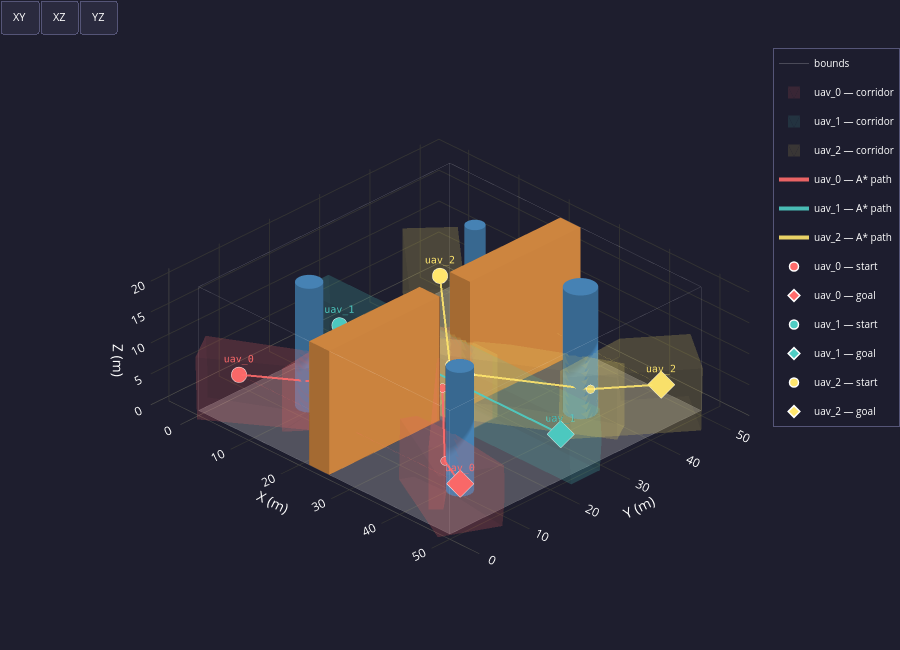

Write notebook code for a chart like this one.
### Code cell
# ── Cell 3 — Safe Corridor Extraction ────────────────────────────────────────
from safe_corridor import extract_corridors, CorridorResult
import logging
logging.getLogger("safe_corridor").setLevel(logging.WARNING)

BOX_HE = planner_cfg.box_half_extents   # loaded from planner.yaml

print(f"Extracting safe corridors  "
      f"(seed box: {BOX_HE[0]} × {BOX_HE[1]} × {BOX_HE[2]} m)")

try:
    corridors = extract_corridors(env, paths, box_half_extents=BOX_HE)
    for cr in corridors:
        n     = len(cr.A_list)
        avg_c = (sum(cr.A_list[i].shape[0] for i in range(n)) / n) if n else 0
        print(f"  ✓  {cr.uav_id:<10}  {n} corridor{'s' if n != 1 else ' '}  "
              f"({avg_c:.0f} constraints/corridor avg)")
except RuntimeError as exc:
    print(f"  ✗  FAILED — {exc}")
    raise

# ── Visualisation — environment + paths + safe corridors ─────────────────────
plot_environment_3d(env, fleet=fleet, paths=paths, corridors=corridors)

### Figure 1 — Plotly figure (JSON) as saved in the notebook; plotly's stock layout.template omitted (floating-point values rounded to 4 significant figures; data arrays with more than 128 entries replaced by an {"elided": "..."} marker saying what was removed)
{"data": [{"color": "#EFEFEF", "flatshading": true, "hoverinfo": "skip", "i": [0, 0], "j": [1, 2], "k": [2, 3], "name": "floor", "opacity": 0.25, "showscale": false, "type": "mesh3d", "x": [0, 50, 50, 0], "y": [0, 0, 50, 50], "z": [0, 0, 0, 0]}, {"hoverinfo": "skip", "line": {"color": "white", "width": 1}, "mode": "lines", "name": "bounds", "opacity": 0.2, "type": "scatter3d", "x": [0, 50, null, 50, 50, null, 50, 0, null, 0, 0, null, 0, 50, null, 50, 50, null, 50, 0, null, 0, 0, null, 0, 0, null, 50, 50, null, 50, 50, null, 0, 0, null], "y": [0, 0, null, 0, 50, null, 50, 50, null, 50, 0, null, 0, 0, null, 0, 50, null, 50, 50, null, 50, 0, null, 0, 0, null, 0, 0, null, 50, 50, null, 50, 50, null], "z": [0, 0, null, 0, 0, null, 0, 0, null, 0, 0, null, 20, 20, null, 20, 20, null, 20, 20, null, 20, 20, null, 0, 20, null, 0, 20, null, 0, 20, null, 0, 20, null]}, {"color": "#4682B4", "flatshading": false, "hoverinfo": "skip", "i": {"elided": "160 int values"}, "j": {"elided": "160 int values"}, "k": {"elided": "160 int values"}, "name": "cyl_0", "opacity": 1, "showscale": false, "type": "mesh3d", "x": [12.0, 11.98, 11.9, 11.78, 11.62, 11.41, 11.18, 10.91, 10.62, 10.31, 10.0, 9.687, 9.382, 9.092, 8.824, 8.586, 8.382, 8.218, 8.098, 8.025, 8.0, 8.025, 8.098, 8.218, 8.382, 8.586, 8.824, 9.092, 9.382, 9.687, 10.0, 10.31, 10.62, 10.91, 11.18, 11.41, 11.62, 11.78, 11.9, 11.98, 12.0, 11.98, 11.9, 11.78, 11.62, 11.41, 11.18, 10.91, 10.62, 10.31, 10.0, 9.687, 9.382, 9.092, 8.824, 8.586, 8.382, 8.218, 8.098, 8.025, 8.0, 8.025, 8.098, 8.218, 8.382, 8.586, 8.824, 9.092, 9.382, 9.687, 10.0, 10.31, 10.62, 10.91, 11.18, 11.41, 11.62, 11.78, 11.9, 11.98, 10.0, 10.0], "y": [12.0, 12.31, 12.62, 12.91, 13.18, 13.41, 13.62, 13.78, 13.9, 13.98, 14.0, 13.98, 13.9, 13.78, 13.62, 13.41, 13.18, 12.91, 12.62, 12.31, 12.0, 11.69, 11.38, 11.09, 10.82, 10.59, 10.38, 10.22, 10.1, 10.02, 10.0, 10.02, 10.1, 10.22, 10.38, 10.59, 10.82, 11.09, 11.38, 11.69, 12.0, 12.31, 12.62, 12.91, 13.18, 13.41, 13.62, 13.78, 13.9, 13.98, 14.0, 13.98, 13.9, 13.78, 13.62, 13.41, 13.18, 12.91, 12.62, 12.31, 12.0, 11.69, 11.38, 11.09, 10.82, 10.59, 10.38, 10.22, 10.1, 10.02, 10.0, 10.02, 10.1, 10.22, 10.38, 10.59, 10.82, 11.09, 11.38, 11.69, 12.0, 12.0], "z": [0.0, 0.0, 0.0, 0.0, 0.0, 0.0, 0.0, 0.0, 0.0, 0.0, 0.0, 0.0, 0.0, 0.0, 0.0, 0.0, 0.0, 0.0, 0.0, 0.0, 0.0, 0.0, 0.0, 0.0, 0.0, 0.0, 0.0, 0.0, 0.0, 0.0, 0.0, 0.0, 0.0, 0.0, 0.0, 0.0, 0.0, 0.0, 0.0, 0.0, 20.0, 20.0, 20.0, 20.0, 20.0, 20.0, 20.0, 20.0, 20.0, 20.0, 20.0, 20.0, 20.0, 20.0, 20.0, 20.0, 20.0, 20.0, 20.0, 20.0, 20.0, 20.0, 20.0, 20.0, 20.0, 20.0, 20.0, 20.0, 20.0, 20.0, 20.0, 20.0, 20.0, 20.0, 20.0, 20.0, 20.0, 20.0, 20.0, 20.0, 0.0, 20.0]}, {"color": "#4682B4", "flatshading": false, "hoverinfo": "skip", "i": {"elided": "160 int values"}, "j": {"elided": "160 int values"}, "k": {"elided": "160 int values"}, "name": "cyl_1", "opacity": 1, "showscale": false, "type": "mesh3d", "x": [40.5, 40.47, 40.38, 40.23, 40.02, 39.77, 39.47, 39.13, 38.77, 38.39, 38.0, 37.61, 37.23, 36.87, 36.53, 36.23, 35.98, 35.77, 35.62, 35.53, 35.5, 35.53, 35.62, 35.77, 35.98, 36.23, 36.53, 36.87, 37.23, 37.61, 38.0, 38.39, 38.77, 39.13, 39.47, 39.77, 40.02, 40.23, 40.38, 40.47, 40.5, 40.47, 40.38, 40.23, 40.02, 39.77, 39.47, 39.13, 38.77, 38.39, 38.0, 37.61, 37.23, 36.87, 36.53, 36.23, 35.98, 35.77, 35.62, 35.53, 35.5, 35.53, 35.62, 35.77, 35.98, 36.23, 36.53, 36.87, 37.23, 37.61, 38.0, 38.39, 38.77, 39.13, 39.47, 39.77, 40.02, 40.23, 40.38, 40.47, 38.0, 38.0], "y": [38.0, 38.39, 38.77, 39.13, 39.47, 39.77, 40.02, 40.23, 40.38, 40.47, 40.5, 40.47, 40.38, 40.23, 40.02, 39.77, 39.47, 39.13, 38.77, 38.39, 38.0, 37.61, 37.23, 36.87, 36.53, 36.23, 35.98, 35.77, 35.62, 35.53, 35.5, 35.53, 35.62, 35.77, 35.98, 36.23, 36.53, 36.87, 37.23, 37.61, 38.0, 38.39, 38.77, 39.13, 39.47, 39.77, 40.02, 40.23, 40.38, 40.47, 40.5, 40.47, 40.38, 40.23, 40.02, 39.77, 39.47, 39.13, 38.77, 38.39, 38.0, 37.61, 37.23, 36.87, 36.53, 36.23, 35.98, 35.77, 35.62, 35.53, 35.5, 35.53, 35.62, 35.77, 35.98, 36.23, 36.53, 36.87, 37.23, 37.61, 38.0, 38.0], "z": [0.0, 0.0, 0.0, 0.0, 0.0, 0.0, 0.0, 0.0, 0.0, 0.0, 0.0, 0.0, 0.0, 0.0, 0.0, 0.0, 0.0, 0.0, 0.0, 0.0, 0.0, 0.0, 0.0, 0.0, 0.0, 0.0, 0.0, 0.0, 0.0, 0.0, 0.0, 0.0, 0.0, 0.0, 0.0, 0.0, 0.0, 0.0, 0.0, 0.0, 20.0, 20.0, 20.0, 20.0, 20.0, 20.0, 20.0, 20.0, 20.0, 20.0, 20.0, 20.0, 20.0, 20.0, 20.0, 20.0, 20.0, 20.0, 20.0, 20.0, 20.0, 20.0, 20.0, 20.0, 20.0, 20.0, 20.0, 20.0, 20.0, 20.0, 20.0, 20.0, 20.0, 20.0, 20.0, 20.0, 20.0, 20.0, 20.0, 20.0, 0.0, 20.0]}, {"color": "#4682B4", "flatshading": false, "hoverinfo": "skip", "i": {"elided": "160 int values"}, "j": {"elided": "160 int values"}, "k": {"elided": "160 int values"}, "name": "cyl_2", "opacity": 1, "showscale": false, "type": "mesh3d", "x": [16.5, 16.48, 16.43, 16.34, 16.21, 16.06, 15.88, 15.68, 15.46, 15.23, 15.0, 14.77, 14.54, 14.32, 14.12, 13.94, 13.79, 13.66, 13.57, 13.52, 13.5, 13.52, 13.57, 13.66, 13.79, 13.94, 14.12, 14.32, 14.54, 14.77, 15.0, 15.23, 15.46, 15.68, 15.88, 16.06, 16.21, 16.34, 16.43, 16.48, 16.5, 16.48, 16.43, 16.34, 16.21, 16.06, 15.88, 15.68, 15.46, 15.23, 15.0, 14.77, 14.54, 14.32, 14.12, 13.94, 13.79, 13.66, 13.57, 13.52, 13.5, 13.52, 13.57, 13.66, 13.79, 13.94, 14.12, 14.32, 14.54, 14.77, 15.0, 15.23, 15.46, 15.68, 15.88, 16.06, 16.21, 16.34, 16.43, 16.48, 15.0, 15.0], "y": [40.0, 40.23, 40.46, 40.68, 40.88, 41.06, 41.21, 41.34, 41.43, 41.48, 41.5, 41.48, 41.43, 41.34, 41.21, 41.06, 40.88, 40.68, 40.46, 40.23, 40.0, 39.77, 39.54, 39.32, 39.12, 38.94, 38.79, 38.66, 38.57, 38.52, 38.5, 38.52, 38.57, 38.66, 38.79, 38.94, 39.12, 39.32, 39.54, 39.77, 40.0, 40.23, 40.46, 40.68, 40.88, 41.06, 41.21, 41.34, 41.43, 41.48, 41.5, 41.48, 41.43, 41.34, 41.21, 41.06, 40.88, 40.68, 40.46, 40.23, 40.0, 39.77, 39.54, 39.32, 39.12, 38.94, 38.79, 38.66, 38.57, 38.52, 38.5, 38.52, 38.57, 38.66, 38.79, 38.94, 39.12, 39.32, 39.54, 39.77, 40.0, 40.0], "z": [0.0, 0.0, 0.0, 0.0, 0.0, 0.0, 0.0, 0.0, 0.0, 0.0, 0.0, 0.0, 0.0, 0.0, 0.0, 0.0, 0.0, 0.0, 0.0, 0.0, 0.0, 0.0, 0.0, 0.0, 0.0, 0.0, 0.0, 0.0, 0.0, 0.0, 0.0, 0.0, 0.0, 0.0, 0.0, 0.0, 0.0, 0.0, 0.0, 0.0, 20.0, 20.0, 20.0, 20.0, 20.0, 20.0, 20.0, 20.0, 20.0, 20.0, 20.0, 20.0, 20.0, 20.0, 20.0, 20.0, 20.0, 20.0, 20.0, 20.0, 20.0, 20.0, 20.0, 20.0, 20.0, 20.0, 20.0, 20.0, 20.0, 20.0, 20.0, 20.0, 20.0, 20.0, 20.0, 20.0, 20.0, 20.0, 20.0, 20.0, 0.0, 20.0]}, {"color": "#4682B4", "flatshading": false, "hoverinfo": "skip", "i": {"elided": "160 int values"}, "j": {"elided": "160 int values"}, "k": {"elided": "160 int values"}, "name": "cyl_3", "opacity": 1, "showscale": false, "type": "mesh3d", "x": [44.0, 43.98, 43.9, 43.78, 43.62, 43.41, 43.18, 42.91, 42.62, 42.31, 42.0, 41.69, 41.38, 41.09, 40.82, 40.59, 40.38, 40.22, 40.1, 40.02, 40.0, 40.02, 40.1, 40.22, 40.38, 40.59, 40.82, 41.09, 41.38, 41.69, 42.0, 42.31, 42.62, 42.91, 43.18, 43.41, 43.62, 43.78, 43.9, 43.98, 44.0, 43.98, 43.9, 43.78, 43.62, 43.41, 43.18, 42.91, 42.62, 42.31, 42.0, 41.69, 41.38, 41.09, 40.82, 40.59, 40.38, 40.22, 40.1, 40.02, 40.0, 40.02, 40.1, 40.22, 40.38, 40.59, 40.82, 41.09, 41.38, 41.69, 42.0, 42.31, 42.62, 42.91, 43.18, 43.41, 43.62, 43.78, 43.9, 43.98, 42.0, 42.0], "y": [10.0, 10.31, 10.62, 10.91, 11.18, 11.41, 11.62, 11.78, 11.9, 11.98, 12.0, 11.98, 11.9, 11.78, 11.62, 11.41, 11.18, 10.91, 10.62, 10.31, 10.0, 9.687, 9.382, 9.092, 8.824, 8.586, 8.382, 8.218, 8.098, 8.025, 8.0, 8.025, 8.098, 8.218, 8.382, 8.586, 8.824, 9.092, 9.382, 9.687, 10.0, 10.31, 10.62, 10.91, 11.18, 11.41, 11.62, 11.78, 11.9, 11.98, 12.0, 11.98, 11.9, 11.78, 11.62, 11.41, 11.18, 10.91, 10.62, 10.31, 10.0, 9.687, 9.382, 9.092, 8.824, 8.586, 8.382, 8.218, 8.098, 8.025, 8.0, 8.025, 8.098, 8.218, 8.382, 8.586, 8.824, 9.092, 9.382, 9.687, 10.0, 10.0], "z": [0.0, 0.0, 0.0, 0.0, 0.0, 0.0, 0.0, 0.0, 0.0, 0.0, 0.0, 0.0, 0.0, 0.0, 0.0, 0.0, 0.0, 0.0, 0.0, 0.0, 0.0, 0.0, 0.0, 0.0, 0.0, 0.0, 0.0, 0.0, 0.0, 0.0, 0.0, 0.0, 0.0, 0.0, 0.0, 0.0, 0.0, 0.0, 0.0, 0.0, 20.0, 20.0, 20.0, 20.0, 20.0, 20.0, 20.0, 20.0, 20.0, 20.0, 20.0, 20.0, 20.0, 20.0, 20.0, 20.0, 20.0, 20.0, 20.0, 20.0, 20.0, 20.0, 20.0, 20.0, 20.0, 20.0, 20.0, 20.0, 20.0, 20.0, 20.0, 20.0, 20.0, 20.0, 20.0, 20.0, 20.0, 20.0, 20.0, 20.0, 0.0, 20.0]}, {"color": "#CD853F", "flatshading": true, "hoverinfo": "skip", "i": [7, 0, 0, 0, 4, 4, 6, 6, 4, 0, 3, 2], "j": [3, 4, 1, 2, 5, 6, 5, 2, 0, 1, 6, 3], "k": [0, 7, 2, 7, 6, 7, 1, 1, 5, 5, 7, 6], "name": "passage_wall_south", "opacity": 1, "showscale": false, "type": "mesh3d", "x": [22, 26, 26, 22, 22, 26, 26, 22], "y": [0, 0, 22, 22, 0, 0, 22, 22], "z": [0, 0, 0, 0, 20, 20, 20, 20]}, {"color": "#CD853F", "flatshading": true, "hoverinfo": "skip", "i": [7, 0, 0, 0, 4, 4, 6, 6, 4, 0, 3, 2], "j": [3, 4, 1, 2, 5, 6, 5, 2, 0, 1, 6, 3], "k": [0, 7, 2, 7, 6, 7, 1, 1, 5, 5, 7, 6], "name": "passage_wall_north", "opacity": 1, "showscale": false, "type": "mesh3d", "x": [22, 26, 26, 22, 22, 26, 26, 22], "y": [28, 28, 50, 50, 28, 28, 50, 50], "z": [0, 0, 0, 0, 20, 20, 20, 20]}, {"color": "#FF6B6B", "flatshading": true, "hoverinfo": "skip", "i": [4, 4, 4, 4, 6, 6, 6, 6, 6, 9, 9, 9, 9, 9, 9, 9], "j": [2, 2, 0, 0, 4, 7, 4, 0, 0, 2, 0, 0, 6, 6, 2, 7], "k": [1, 5, 1, 3, 5, 5, 3, 8, 3, 1, 8, 1, 7, 8, 5, 5], "legendgroup": "uav_0_corridor", "name": "uav_0 — corridor", "opacity": 0.12, "showlegend": true, "showscale": false, "type": "mesh3d", "x": [-2.048, 1.297, 1.492, 16.8, 19.04, 19.23, 16.65, 17.06, -2.238, -1.927], "y": [3.435, -1.946, -1.825, 12.68, 9.082, 9.203, 13.13, 12.7, 4.005, 3.674], "z": [9.884, 9.884, -0.1134, 10.36, 10.36, 0.3661, 5.521, 0.3661, 3.81, -0.1134]}, {"color": "#FF6B6B", "flatshading": true, "hoverinfo": "skip", "i": [8, 8, 11, 11, 13, 13, 9, 9, 9, 9, 14, 14, 14, 14, 14, 14, 14, 14, 5, 5, 5, 5, 5, 5, 5, 5, 5, 5], "j": [0, 0, 1, 0, 11, 11, 7, 3, 7, 8, 11, 0, 7, 7, 11, 4, 13, 13, 8, 1, 9, 13, 13, 9, 4, 3, 14, 14], "k": [6, 1, 10, 1, 15, 10, 2, 2, 6, 6, 15, 6, 2, 6, 0, 2, 12, 15, 1, 10, 3, 10, 12, 8, 2, 2, 4, 12], "legendgroup": "uav_0_corridor", "name": "uav_0 — corridor", "opacity": 0.12, "showlegend": false, "showscale": false, "type": "mesh3d", "x": [12.03, 12.03, 22.27, 22.27, 21.97, 21.97, 21.08, 21.33, 21.08, 21.33, 11.73, 11.73, 12.92, 12.67, 12.92, 12.67], "y": [18.33, 18.33, 21.11, 21.11, 14.67, 14.67, 29.29, 29.08, 29.29, 29.08, 11.89, 11.89, 3.711, 3.92, 3.711, 3.92], "z": [0.25, 10.25, 0.25, 10.25, 0.25, 10.25, 0.25, 0.25, 10.25, 10.25, 10.25, 0.25, 10.25, 10.25, 0.25, 0.25]}, {"color": "#FF6B6B", "flatshading": true, "hoverinfo": "skip", "i": [7, 7, 1, 1, 1, 9, 9, 9, 6, 6, 2, 2, 2, 2, 2, 11, 11, 11, 11, 11, 11, 11], "j": [12, 12, 7, 4, 7, 5, 7, 7, 5, 4, 1, 6, 6, 12, 1, 9, 6, 6, 2, 2, 12, 9], "k": [10, 8, 8, 3, 3, 3, 10, 3, 3, 3, 4, 0, 4, 8, 8, 5, 0, 5, 0, 12, 10, 10], "legendgroup": "uav_0_corridor", "name": "uav_0 — corridor", "opacity": 0.12, "showlegend": false, "showscale": false, "type": "mesh3d", "x": [16.75, 16.75, 16.75, 31.25, 16.75, 31.25, 16.75, 31.25, 24, 31.25, 31.25, 24, 24], "y": [21.93, 22.15, 21.93, 27.25, 27.25, 27.25, 27.25, 22.15, 21.97, 21.93, 21.93, 21.74, 21.74], "z": [10.25, 0.25, 4.75, 0.25, 0.25, 10.25, 10.25, 0.25, 0.25, 10.25, 4.75, 10.25, 4.75]}, {"color": "#FF6B6B", "flatshading": true, "hoverinfo": "skip", "i": [3, 3, 3, 3, 4, 4, 6, 6, 6, 6, 6, 6], "j": [1, 2, 7, 2, 2, 2, 3, 3, 1, 4, 7, 4], "k": [0, 0, 5, 5, 5, 0, 7, 1, 0, 0, 5, 5], "legendgroup": "uav_0_corridor", "name": "uav_0 — corridor", "opacity": 0.12, "showlegend": false, "showscale": false, "type": "mesh3d", "x": [22.39, 22.39, 24.58, 24.58, 43.19, 44.65, 43.19, 44.65], "y": [25.45, 25.45, 27.71, 27.71, 2.566, 4.07, 2.566, 4.07], "z": [0.25, 10.25, 0.25, 10.25, 0.25, 0.25, 10.25, 10.25]}, {"color": "#FF6B6B", "flatshading": true, "hoverinfo": "skip", "i": [1, 1, 6, 6, 6, 9, 9, 9, 9, 9, 13, 13, 13, 8, 8, 8, 11, 11, 11, 11, 11, 11, 11, 11], "j": [4, 4, 4, 2, 7, 2, 1, 1, 6, 6, 1, 1, 5, 7, 4, 5, 9, 9, 13, 6, 6, 8, 13, 8], "k": [2, 3, 2, 0, 4, 0, 2, 12, 0, 10, 3, 12, 3, 4, 3, 3, 12, 10, 12, 7, 10, 7, 5, 5], "legendgroup": "uav_0_corridor", "name": "uav_0 — corridor", "opacity": 0.12, "showlegend": false, "showscale": false, "type": "mesh3d", "x": [53.74, 34.76, 49.53, 34.41, 49.17, 35.38, 53.62, 53.34, 42.85, 42.59, 42.53, 42.5, 35.85, 35.73], "y": [7.053, 5.31, -1.751, 5.479, -1.582, 7.51, 7.296, 7.123, 8.05, 8.045, 8.28, 8.28, 7.575, 7.801], "z": [9.8, 10.44, 9.8, 0.4498, -0.1921, 0.4498, 4.541, -0.1921, 0.1945, 10.21, 5.016, 4.965, 10.44, 5.374]}, {"color": "#4ECDC4", "flatshading": true, "hoverinfo": "skip", "i": [1, 1, 4, 4, 9, 9, 14, 14, 6, 6, 6, 6, 3, 3, 3, 3, 3, 3, 11, 11, 11, 11, 11, 11, 12, 12, 12, 12, 12, 12, 12, 12], "j": [5, 8, 5, 16, 8, 15, 16, 15, 1, 9, 1, 9, 1, 4, 1, 4, 6, 6, 9, 14, 9, 14, 6, 6, 4, 14, 4, 14, 3, 3, 11, 11], "k": [17, 17, 17, 17, 17, 17, 17, 17, 0, 7, 8, 8, 0, 2, 5, 5, 0, 13, 7, 10, 15, 15, 7, 13, 2, 10, 16, 16, 2, 13, 10, 13], "legendgroup": "uav_1_corridor", "name": "uav_1 — corridor", "opacity": 0.12, "showlegend": true, "showscale": false, "type": "mesh3d", "x": [52, 52, -2.0, 25.0, -2, 25.0, 52, 52, 52, 52, -2, 25.0, -2, 25.0, -2, 25.0, -2, 25.0], "y": [22.16, 27.84, 22.16, 22.11, 27.84, 27.89, 21.78, 22.16, 28.22, 27.84, 22.16, 22.11, 21.78, 21.73, 27.84, 27.89, 28.22, 28.27], "z": [0, 8.882e-16, 0, 0, 0, -8.882e-16, 5.0, 10, 5.0, 10, 10, 10, 5.0, 5.0, 10, 10, 5.0, 5.0]}, {"color": "#FFE66D", "flatshading": true, "hoverinfo": "skip", "i": [5, 5, 5, 7, 7, 14, 14, 14, 14, 11, 11, 11, 11, 17, 17, 17, 17, 17, 17, 17, 17, 12, 12, 12, 10, 10, 10, 10, 10, 10, 10, 10], "j": [1, 3, 6, 4, 5, 6, 6, 0, 0, 3, 13, 4, 4, 5, 6, 7, 4, 7, 8, 14, 14, 1, 13, 0, 8, 14, 14, 11, 0, 12, 11, 12], "k": [2, 2, 1, 3, 3, 1, 16, 1, 9, 2, 2, 3, 8, 6, 16, 5, 8, 4, 15, 16, 15, 2, 2, 1, 15, 9, 15, 8, 9, 0, 13, 13], "legendgroup": "uav_2_corridor", "name": "uav_2 — corridor", "opacity": 0.12, "showlegend": true, "showscale": false, "type": "mesh3d", "x": [10.54, -4.024, -4.096, 1.111, 20.45, 1.162, 1.187, 20.56, 24.2, 23.5, 23.44, 23.41, 10.71, 10.7, 24.22, 24.25, 20.49, 20.56], "y": [31.53, 44.58, 44.65, 50.46, 33.2, 50.43, 50.4, 33.12, 22.5, 21.58, 21.6, 21.63, 31.38, 31.39, 22.38, 22.5, 33.17, 33.12], "z": [0.1411, -0.04812, 9.951, 9.951, 10.2, 4.016, -0.04812, 4.048, 10.3, 0.2986, 6.283, 10.3, 6.745, 10.14, 0.2986, 6.21, 0.2021, 3.973]}, {"color": "#FFE66D", "flatshading": true, "hoverinfo": "skip", "i": [3, 3, 5, 5, 6, 6, 7, 7, 7, 7, 7, 7], "j": [2, 1, 1, 4, 3, 4, 2, 5, 3, 6, 5, 6], "k": [0, 0, 0, 1, 1, 1, 0, 0, 2, 3, 4, 4], "legendgroup": "uav_2_corridor", "name": "uav_2 — corridor", "opacity": 0.12, "showlegend": false, "showscale": false, "type": "mesh3d", "x": [17.25, 31.25, 17.25, 31.25, 31.25, 17.25, 31.25, 17.25], "y": [28.25, 28.25, 28.25, 28.25, 22.75, 22.75, 22.75, 22.75], "z": [0.25, 0.25, 10.25, 10.25, 0.25, 0.25, 10.25, 10.25]}, {"color": "#FFE66D", "flatshading": true, "hoverinfo": "skip", "i": [6, 6, 11, 11, 7, 7, 10, 10, 10, 10, 1, 1, 8, 8, 8, 8, 8, 8, 8, 8], "j": [3, 4, 3, 9, 6, 4, 4, 4, 11, 0, 7, 0, 6, 9, 7, 1, 11, 10, 10, 1], "k": [2, 2, 2, 3, 4, 5, 2, 5, 2, 5, 5, 5, 3, 3, 6, 7, 9, 11, 0, 0], "legendgroup": "uav_2_corridor", "name": "uav_2 — corridor", "opacity": 0.12, "showlegend": false, "showscale": false, "type": "mesh3d", "x": [30.55, 30.55, 47.87, 47.87, 24.08, 21.76, 24.08, 21.76, 39.41, 45.69, 39.41, 45.69], "y": [31.54, 31.54, 35.43, 35.43, 21.65, 25.51, 21.65, 25.51, 36.09, 39.07, 36.09, 39.07], "z": [0.25, 10.25, 0.25, 10.25, 0.25, 0.25, 10.25, 10.25, 10.25, 10.25, 0.25, 0.25]}, {"color": "#FFE66D", "flatshading": true, "hoverinfo": "skip", "i": [2, 2, 0, 0, 0, 4, 4, 8, 8, 8, 8, 8, 11, 11, 11, 11, 11, 11, 11, 11], "j": [5, 5, 2, 6, 2, 5, 6, 2, 9, 2, 0, 0, 0, 0, 4, 5, 9, 4, 8, 8], "k": [1, 7, 7, 7, 3, 7, 7, 3, 1, 1, 3, 10, 6, 10, 6, 1, 1, 5, 9, 10], "legendgroup": "uav_2_corridor", "name": "uav_2 — corridor", "opacity": 0.12, "showlegend": false, "showscale": false, "type": "mesh3d", "x": [40.02, 42.42, 42.56, 40.94, 45.69, 53.89, 45.83, 54.03, 40.8, 41.08, 39.9, 40.12], "y": [43.73, 29.69, 29.89, 31.03, 51.86, 46.14, 52.06, 46.34, 30.96, 30.63, 43.55, 43.88], "z": [10.13, 0.3758, 10.37, 10.37, -0.1227, -0.1227, 9.874, 9.874, 5.013, 0.3758, 4.853, 0.119]}, {"hovertemplate": "<b>uav_0 — A* path</b><br>x=%{x:.1f}  y=%{y:.1f}  z=%{z:.1f}<extra></extra>", "legendgroup": "uav_0_path", "line": {"color": "#FF6B6B", "width": 4}, "mode": "lines", "name": "uav_0 — A* path", "opacity": 0.9, "showlegend": true, "type": "scatter3d", "x": [3, 12.25, 21.75, 26.25, 41.25, 47], "y": [5, 10.75, 22.25, 22.25, 7.75, 5], "z": [5, 5.25, 5.25, 5.25, 5.25, 5]}, {"hoverinfo": "skip", "legendgroup": "uav_0_path", "marker": {"color": "#FF6B6B", "line": {"color": "white", "width": 1}, "size": 5}, "mode": "markers", "opacity": 0.8, "showlegend": false, "type": "scatter3d", "x": [12.25, 21.75, 26.25, 41.25], "y": [10.75, 22.25, 22.25, 7.75], "z": [5.25, 5.25, 5.25, 5.25]}, {"hovertemplate": "<b>uav_1 — A* path</b><br>x=%{x:.1f}  y=%{y:.1f}  z=%{z:.1f}<extra></extra>", "legendgroup": "uav_1_path", "line": {"color": "#4ECDC4", "width": 4}, "mode": "lines", "name": "uav_1 — A* path", "opacity": 0.9, "showlegend": true, "type": "scatter3d", "x": [3, 47], "y": [25, 25], "z": [5, 5]}, {"hovertemplate": "<b>uav_2 — A* path</b><br>x=%{x:.1f}  y=%{y:.1f}  z=%{z:.1f}<extra></extra>", "legendgroup": "uav_2_path", "line": {"color": "#FFE66D", "width": 4}, "mode": "lines", "name": "uav_2 — A* path", "opacity": 0.9, "showlegend": true, "type": "scatter3d", "x": [3, 22.25, 26.25, 41.25, 47], "y": [45, 27.75, 27.75, 36.75, 45], "z": [5, 5.25, 5.25, 5.25, 5]}, {"hoverinfo": "skip", "legendgroup": "uav_2_path", "marker": {"color": "#FFE66D", "line": {"color": "white", "width": 1}, "size": 5}, "mode": "markers", "opacity": 0.8, "showlegend": false, "type": "scatter3d", "x": [22.25, 26.25, 41.25], "y": [27.75, 27.75, 36.75], "z": [5.25, 5.25, 5.25]}, {"hovertemplate": "<b>uav_0 — start</b><br>x=3.0  y=5.0  z=5.0<extra></extra>", "legendgroup": "uav_0_start", "marker": {"color": "#FF6B6B", "line": {"color": "white", "width": 1.5}, "size": 9, "symbol": "circle"}, "mode": "markers+text", "name": "uav_0 — start", "showlegend": true, "text": ["uav_0"], "textfont": {"color": "#FF6B6B", "family": "monospace", "size": 10}, "textposition": "top center", "type": "scatter3d", "x": [3], "y": [5], "z": [5]}, {"hovertemplate": "<b>uav_0 — goal</b><br>x=47.0  y=5.0  z=5.0<extra></extra>", "legendgroup": "uav_0_goal", "marker": {"color": "#FF6B6B", "line": {"color": "white", "width": 1.5}, "size": 9, "symbol": "diamond"}, "mode": "markers+text", "name": "uav_0 — goal", "showlegend": true, "text": ["uav_0"], "textfont": {"color": "#FF6B6B", "family": "monospace", "size": 10}, "textposition": "top center", "type": "scatter3d", "x": [47], "y": [5], "z": [5]}, {"hoverinfo": "skip", "legendgroup": "uav_0_start", "line": {"color": "#FF6B6B", "dash": "dot", "width": 1.5}, "mode": "lines", "opacity": 0.35, "showlegend": false, "type": "scatter3d", "x": [3, 47], "y": [5, 5], "z": [5, 5]}, {"hovertemplate": "<b>uav_1 — start</b><br>x=3.0  y=25.0  z=5.0<extra></extra>", "legendgroup": "uav_1_start", "marker": {"color": "#4ECDC4", "line": {"color": "white", "width": 1.5}, "size": 9, "symbol": "circle"}, "mode": "markers+text", "name": "uav_1 — start", "showlegend": true, "text": ["uav_1"], "textfont": {"color": "#4ECDC4", "family": "monospace", "size": 10}, "textposition": "top center", "type": "scatter3d", "x": [3], "y": [25], "z": [5]}, {"hovertemplate": "<b>uav_1 — goal</b><br>x=47.0  y=25.0  z=5.0<extra></extra>", "legendgroup": "uav_1_goal", "marker": {"color": "#4ECDC4", "line": {"color": "white", "width": 1.5}, "size": 9, "symbol": "diamond"}, "mode": "markers+text", "name": "uav_1 — goal", "showlegend": true, "text": ["uav_1"], "textfont": {"color": "#4ECDC4", "family": "monospace", "size": 10}, "textposition": "top center", "type": "scatter3d", "x": [47], "y": [25], "z": [5]}, {"hoverinfo": "skip", "legendgroup": "uav_1_start", "line": {"color": "#4ECDC4", "dash": "dot", "width": 1.5}, "mode": "lines", "opacity": 0.35, "showlegend": false, "type": "scatter3d", "x": [3, 47], "y": [25, 25], "z": [5, 5]}, {"hovertemplate": "<b>uav_2 — start</b><br>x=3.0  y=45.0  z=5.0<extra></extra>", "legendgroup": "uav_2_start", "marker": {"color": "#FFE66D", "line": {"color": "white", "width": 1.5}, "size": 9, "symbol": "circle"}, "mode": "markers+text", "name": "uav_2 — start", "showlegend": true, "text": ["uav_2"], "textfont": {"color": "#FFE66D", "family": "monospace", "size": 10}, "textposition": "top center", "type": "scatter3d", "x": [3], "y": [45], "z": [5]}, {"hovertemplate": "<b>uav_2 — goal</b><br>x=47.0  y=45.0  z=5.0<extra></extra>", "legendgroup": "uav_2_goal", "marker": {"color": "#FFE66D", "line": {"color": "white", "width": 1.5}, "size": 9, "symbol": "diamond"}, "mode": "markers+text", "name": "uav_2 — goal", "showlegend": true, "text": ["uav_2"], "textfont": {"color": "#FFE66D", "family": "monospace", "size": 10}, "textposition": "top center", "type": "scatter3d", "x": [47], "y": [45], "z": [5]}, {"hoverinfo": "skip", "legendgroup": "uav_2_start", "line": {"color": "#FFE66D", "dash": "dot", "width": 1.5}, "mode": "lines", "opacity": 0.35, "showlegend": false, "type": "scatter3d", "x": [3, 47], "y": [45, 45], "z": [5, 5]}], "layout": {"height": 650, "legend": {"bgcolor": "rgba(30,30,46,0.85)", "bordercolor": "#555577", "borderwidth": 1, "font": {"color": "white", "size": 10}, "x": 1, "xanchor": "right", "y": 1, "yanchor": "top"}, "margin": {"b": 0, "l": 0, "r": 0, "t": 40}, "paper_bgcolor": "#1E1E2E", "scene": {"aspectmode": "data", "bgcolor": "#1E1E2E", "camera": {"eye": {"x": 1.5, "y": -1.5, "z": 1.2}, "projection": {"type": "orthographic"}}, "xaxis": {"color": "white", "gridcolor": "#333333", "showbackground": false, "title": {"text": "X (m)"}, "zerolinecolor": "#555555"}, "yaxis": {"color": "white", "gridcolor": "#333333", "showbackground": false, "title": {"text": "Y (m)"}, "zerolinecolor": "#555555"}, "zaxis": {"color": "white", "gridcolor": "#333333", "showbackground": false, "title": {"text": "Z (m)"}, "zerolinecolor": "#555555"}}, "showlegend": true, "updatemenus": [{"bgcolor": "#2A2A3E", "bordercolor": "#555577", "buttons": [{"args": ["scene.camera", {"center": {"x": 0, "y": 0, "z": 0}, "eye": {"x": 0, "y": 0, "z": 2.5}, "projection": {"type": "orthographic"}, "up": {"x": 0, "y": 1, "z": 0}}], "label": "XY", "method": "relayout"}, {"args": ["scene.camera", {"center": {"x": 0, "y": 0, "z": 0}, "eye": {"x": 0, "y": -2.5, "z": 0}, "projection": {"type": "orthographic"}, "up": {"x": 0, "y": 0, "z": 1}}], "label": "XZ", "method": "relayout"}, {"args": ["scene.camera", {"center": {"x": 0, "y": 0, "z": 0}, "eye": {"x": 2.5, "y": 0, "z": 0}, "projection": {"type": "orthographic"}, "up": {"x": 0, "y": 0, "z": 1}}], "label": "YZ", "method": "relayout"}], "direction": "right", "font": {"color": "white", "size": 11}, "showactive": false, "type": "buttons", "x": 0, "xanchor": "left", "y": 1.08, "yanchor": "top"}], "width": 900}}
